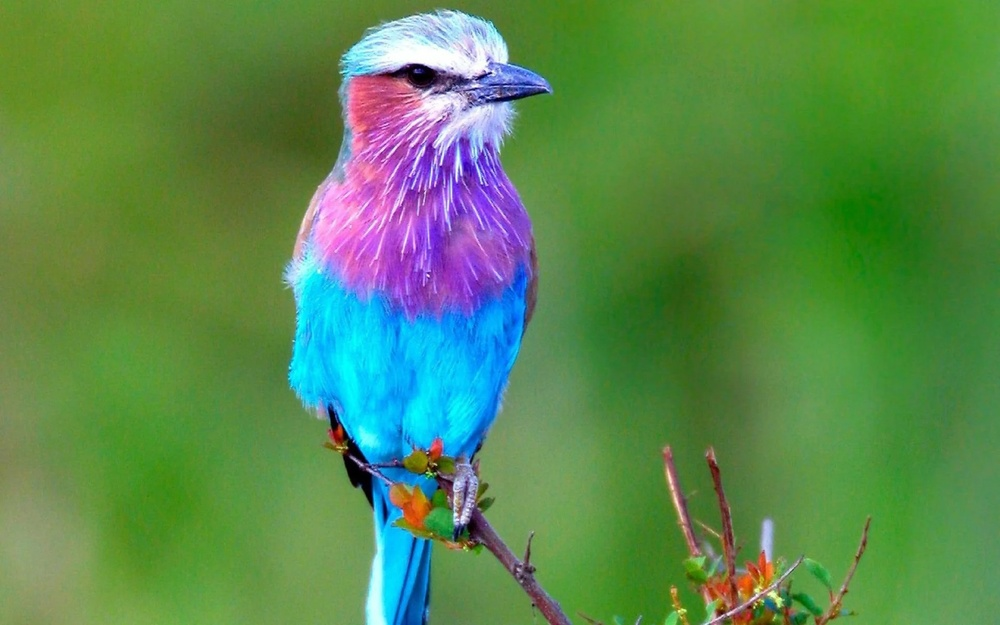
#> input picture Resources/bird.jpg, 1000 x 625 px, shrunk from 1920 x 1200 before the run
$ python -i harris.py   (imports and definitions only)
#> lines starting #> are read from the running program, lines starting #| are printed output that depends on the picture
import numpy as np
import scipy.ndimage as ndi
import matplotlib.pyplot as plt

def compute_harris_response(im, sigma=3):
    """ Compute the Harris corner detector response function
        for each pixel in a graylevel image.
        return: an image with each pixel containing the value of
        the Harris response function """

    # derivatives
    imx = np.zeros(im.shape)
    ndi.gaussian_filter(im, (sigma, sigma), (0, 1), imx)
    imy = np.zeros(im.shape)
    ndi.gaussian_filter(im, (sigma, sigma), (1, 0), imy)

    # compute components of the Harris matrix
    Wxx = ndi.gaussian_filter(imx * imx, sigma)
    Wxy = ndi.gaussian_filter(imx * imy, sigma)
    Wyy = ndi.gaussian_filter(imy * imy, sigma)

    # determinant and trace
    Wdet = Wxx * Wyy - Wxy ** 2
    Wtr = Wxx + Wyy

    return Wdet / Wtr


def get_harris_points(harrisim, min_dist=10, threshold=0.1):
    """ Return corners from a Harris response image
        min_dist: minimum number of pixels separating
        corners and image boundary. """

    # find top corner candidates above a threshold
    corner_threshold = harrisim.max() * threshold
    harrisim_t = (harrisim > corner_threshold) * 1

    # get coordinates of candidates
    coords = np.array(harrisim_t.nonzero()).T

    # get values of candidates
    candidate_values = [harrisim[c[0], c[1]] for c in coords]

    # sort candidates
    index = np.argsort(candidate_values)

    # store allowed point locations in array
    allowed_locations = np.zeros(harrisim.shape)
    allowed_locations[min_dist:-min_dist, min_dist:-min_dist] = 1

    # select the best points takin min_distance into account
    filtered_coords = []
    for i in index:
        if allowed_locations[coords[i, 0], coords[i, 1]] == 1:
            filtered_coords.append(coords[i])
            allowed_locations[(coords[i, 0] - min_dist):(coords[i, 0] + min_dist),
                              (coords[i, 1] - min_dist):(coords[i, 1] + min_dist)] = 0

    return filtered_coords


def plot_harris_points(image, filtered_coords) -> None:
    """ Plots corners found in image. """

    plt.figure()
    plt.gray()
    plt.imshow(image)
    plt.plot([p[1] for p in filtered_coords], [p[0] for p in filtered_coords], '*')
    plt.axis('off')
    plt.show()

>>> import cv2
>>> picture = cv2.imread('../Resources/bird.jpg', cv2.IMREAD_GRAYSCALE)
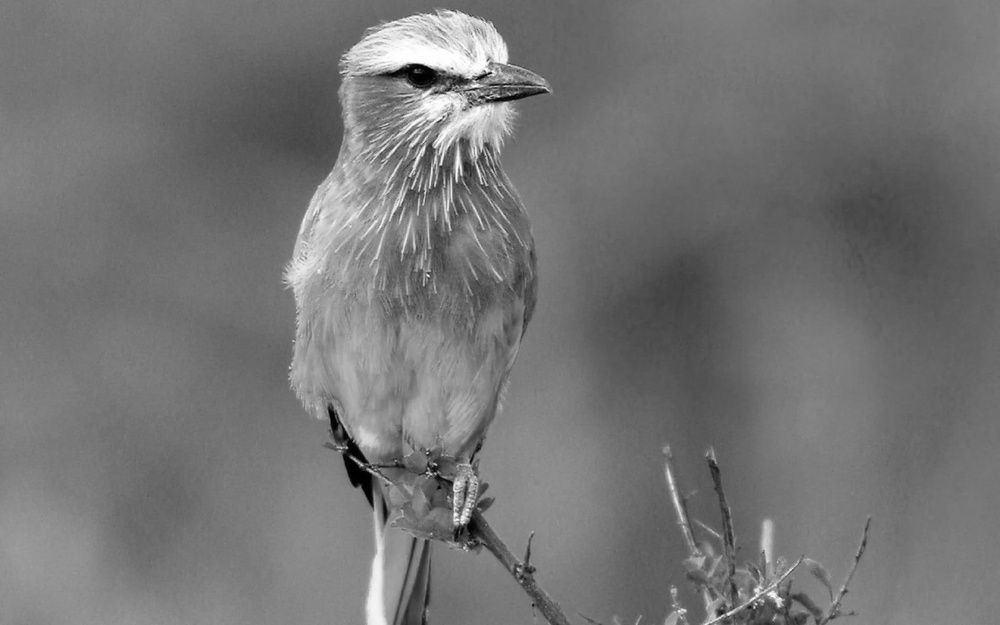
#> picture: shape (625, 1000); min 0, max 255, mean 116.2
>>> result = compute_harris_response(picture)
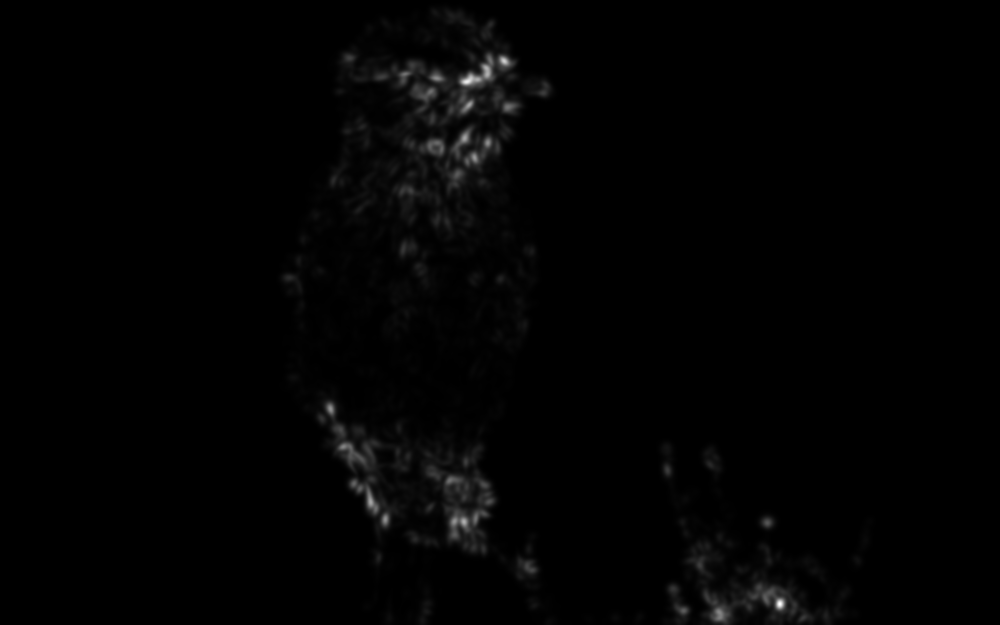
#> result: shape (625, 1000) float64; min 0.000205, max 28.5, mean 0.3; drawn with min black and max white

$ run again, on Resources/building.jpg
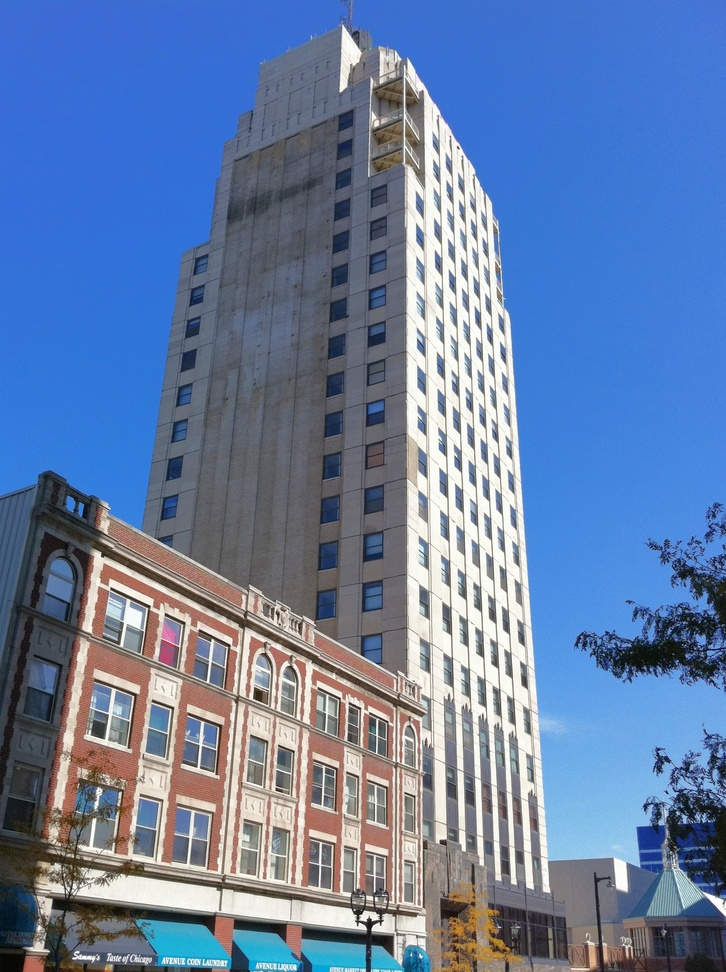
#> input picture Resources/building.jpg, 726 x 972 px, shrunk from 1936 x 2592 before the run
#> `picture = cv2.imread('../Resources/bird.jpg', cv2.IMREAD_GRAYSCALE)`:
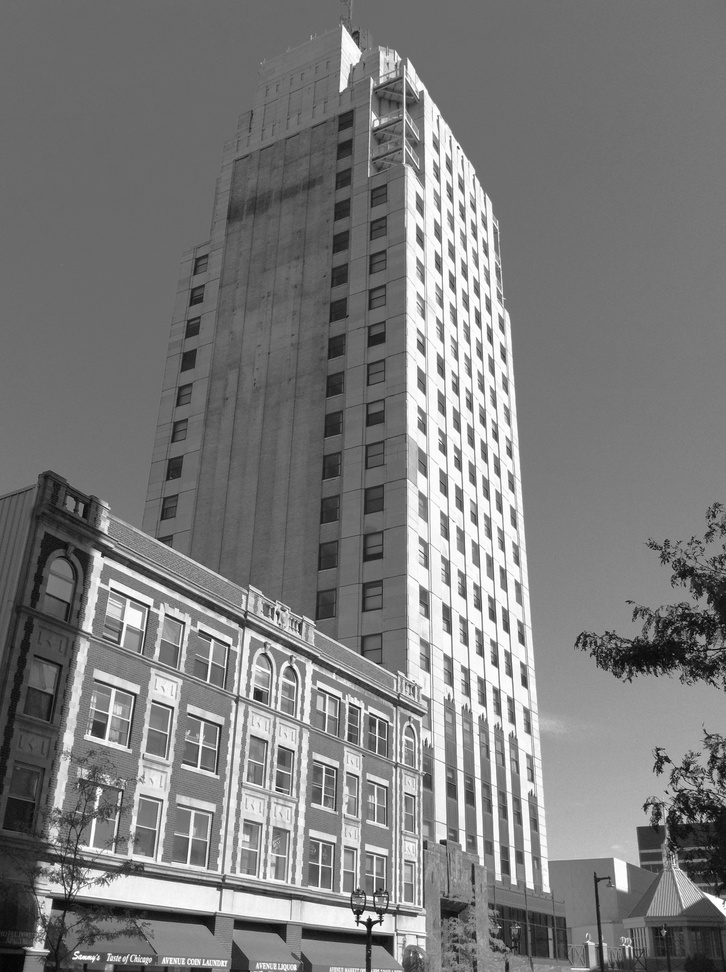
#> picture: shape (972, 726); min 1, max 255, mean 124.2
#> `result = compute_harris_response(picture)`:
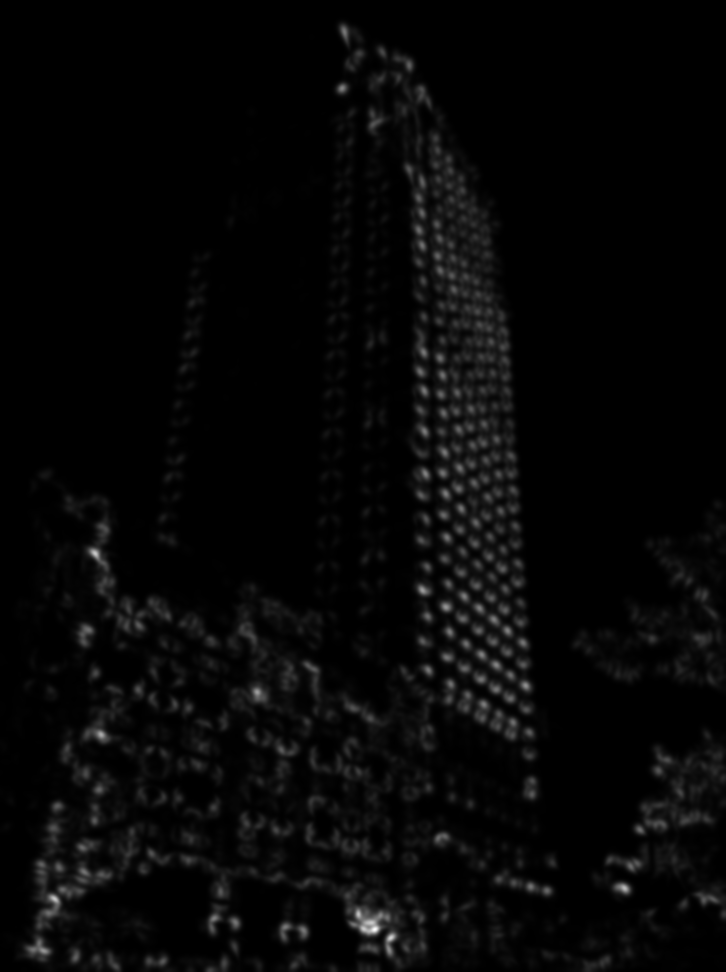
#> result: shape (972, 726) float64; min 2.2e-05, max 64.9, mean 1.8; drawn with min black and max white

$ run again, on Resources/mountains.jpg
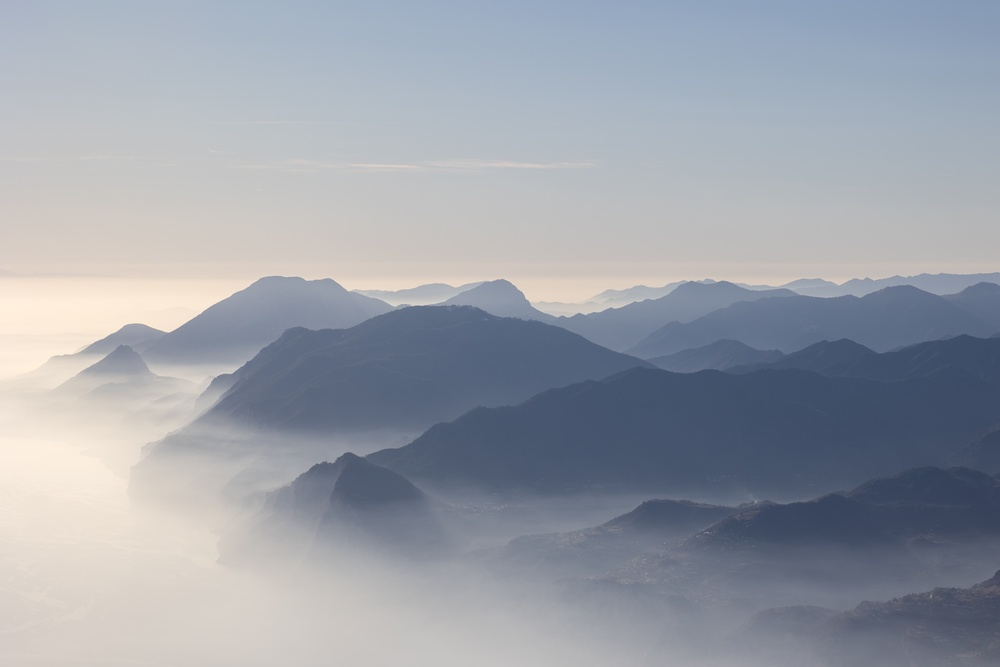
#> input picture Resources/mountains.jpg, 1000 x 667 px, shrunk from 5391 x 3594 before the run
#> `picture = cv2.imread('../Resources/bird.jpg', cv2.IMREAD_GRAYSCALE)`:
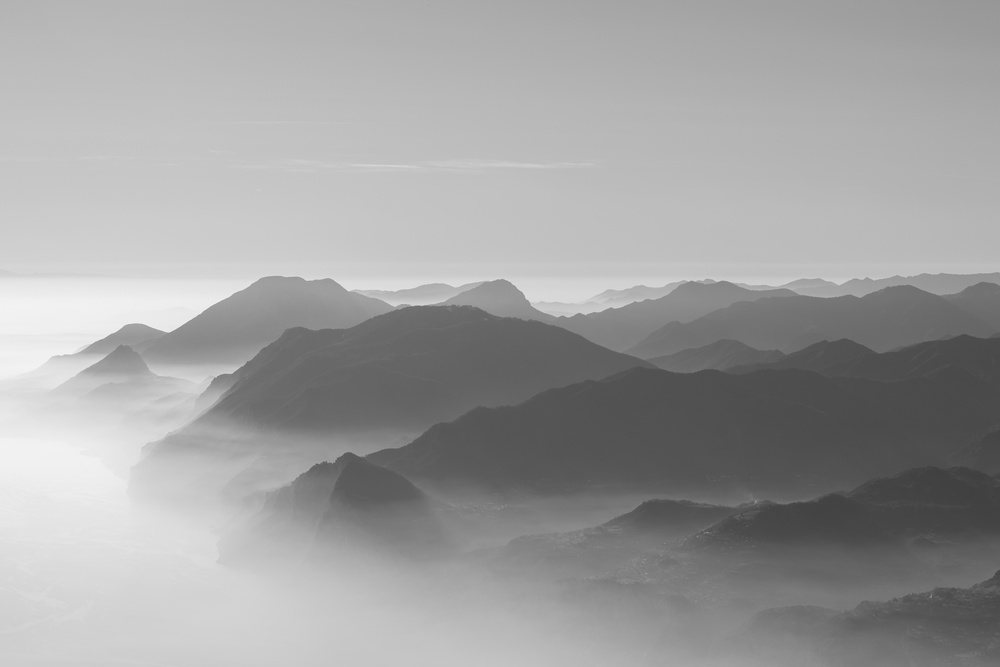
#> picture: shape (667, 1000); min 63, max 247, mean 159.6
#> `result = compute_harris_response(picture)`:
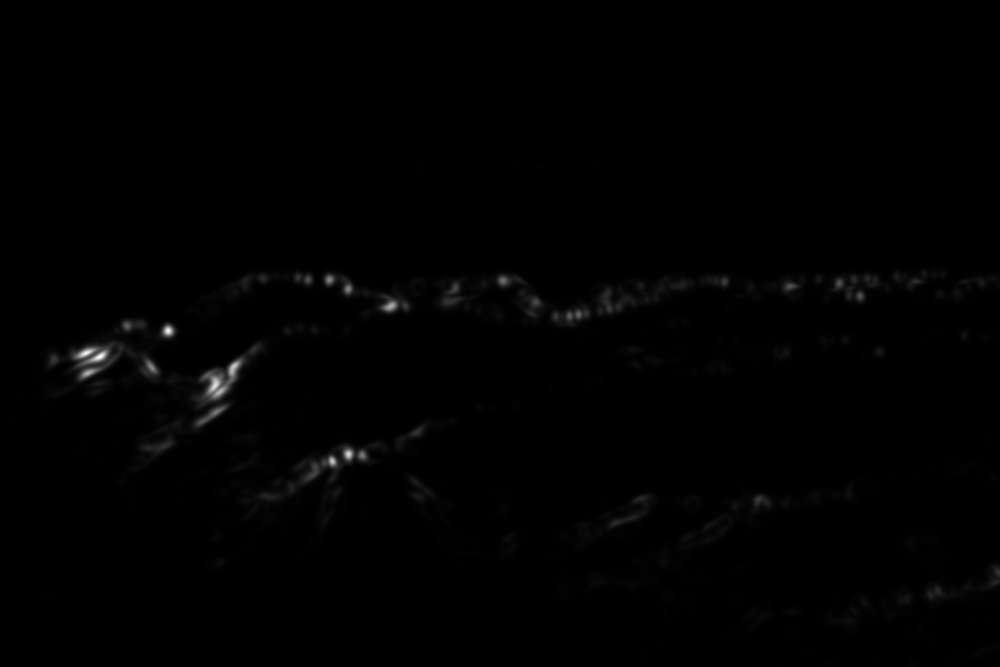
#> result: shape (667, 1000) float64; min 1.25e-06, max 3.23, mean 0.0201; drawn with min black and max white
